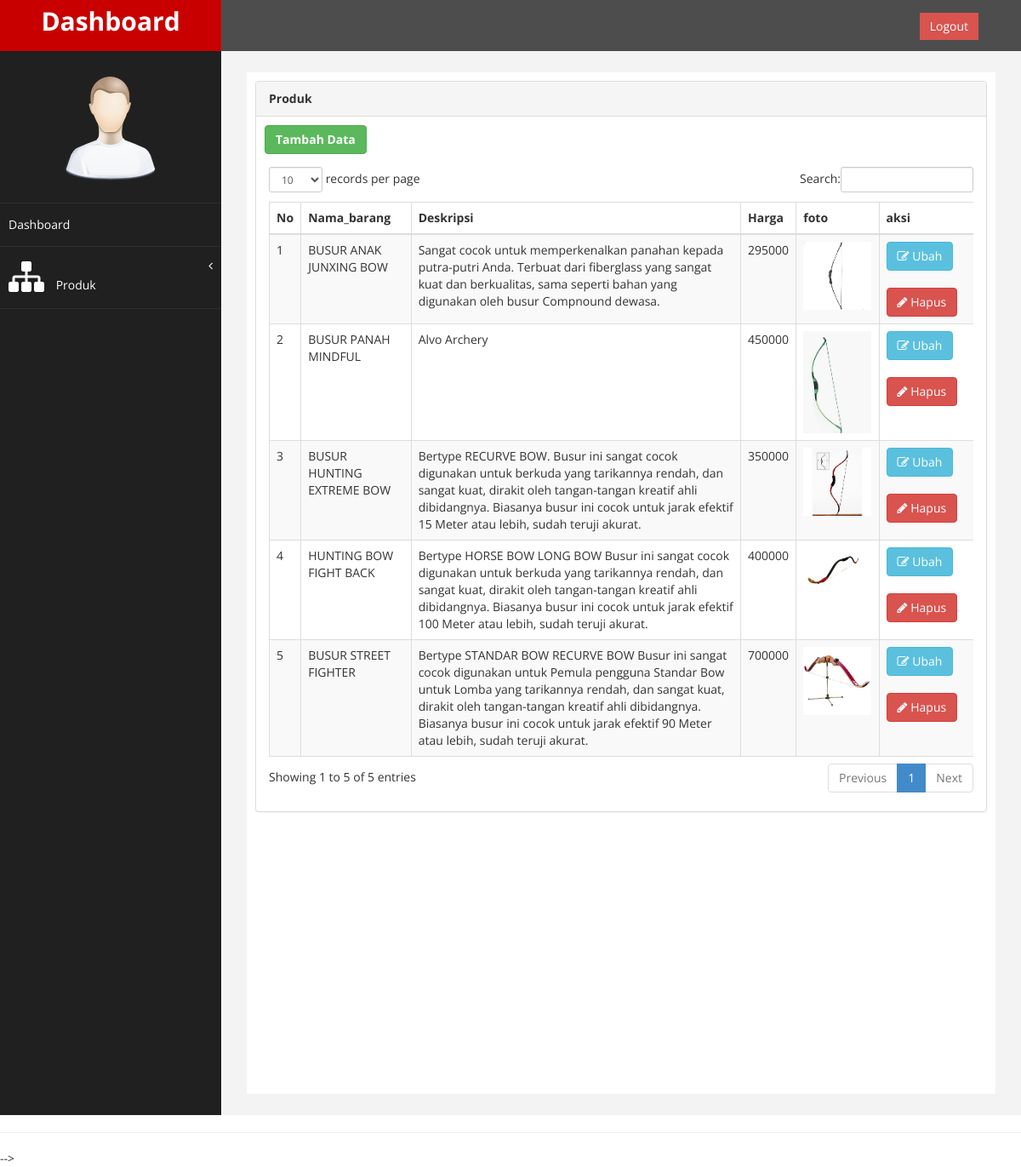
/admin.php?page=busur (signed in), run on the app's committed database.
### tables this page shows
CREATE TABLE `produk` (
  `id` int(3) NOT NULL,
  `id_kategori` int(3) NOT NULL,
  `nama_produk` varchar(50) NOT NULL,
  `deskripsi` text NOT NULL,
  `harga` int(11) NOT NULL,
  `foto` varchar(200) NOT NULL
);

### bow.php (the view)
<div class="row">
                <div class="col-md-12">
                    <div class="panel panel-default">
                        <div class="panel-heading">
                           <strong>Produk</strong>
                        </div>
                         <a href="?page=busur&aksi=tambah" class="btn btn-success" style="margin-left: 10px; margin-top: 10px;"><strong>Tambah Data</a></strong>
                        <div class="panel-body">
                            <div class="table-responsive">
                                <table class="table table-striped table-bordered table-hover" id="dataTables-example">
                                    <thead>
                                        <tr>
                                            <th>No</th>
                                            <th>Nama_barang</th>
                                            <th>Deskripsi</th>
                                            <th>Harga</th>
                                            <th>foto</th>
                                            <th>aksi</th>
                                        </tr>
                                    </thead>
                                    <tbody>
                                      <?php
                                           $no = 1;
                                           $query =$koneksi->query("SELECT * FROM produk p join kategori k on p.id_kategori = k.id_kategori where kategori = 'busur'");
                                           while ($data=$query->fetch_assoc()) {
                                          ?>
                                          <tr>
                                            <td><?php echo $no++;?></td>
                                            <td><?php echo $data['nama_produk'];?></td>
                                            <td><?php echo $data['deskripsi'];?></td>
                                            <td><?php echo $data['harga'];?></td>
                                            <td>
                                              <img src="images/<?php echo $data['foto'];?>" width="80 px">
                                            </td>
                                            <td>
                                              <a href="?page=busur&aksi=ubah&id=<?php echo $data['id'];?>" class= "btn btn-info" style="margin-bottom: 10px;"><i class="fa fa-edit "></i> Ubah</a>
                                              <a onclick="return confirm('Apakah ingin menghapus data?')"href="?page=busur&aksi=hapus&id=<?php echo $data['id'];?>" class= "btn btn-danger" style="margin-top: 10px;"><i class="fa fa-pencil"></i> Hapus</a>
                                            </td>
                                          </tr>
                                    <?php }?>
                                     </tbody>
                                 </table>
                             </div>
                         </div>
                     </div>
                 </div>
             </div>
         </div>
     </div>
 </div>

### assets/css/custom.css (style rules this page uses)
body { font-family: 'Open Sans', sans-serif; }

### data on the page
produk: nama_produk "BUSUR ANAK JUNXING BOW", deskripsi "Sangat cocok untuk memperkenalkan panahan kepada putra-putri Anda. Terbuat dari fiberglass yang sangat kuat dan berkualitas, sama seperti bahan yang digunakan oleh busur Compnound dewasa.", harga "295000", foto (picture)
produk: nama_produk "BUSUR PANAH MINDFUL", deskripsi "Alvo Archery", harga "450000", foto (picture)
produk: nama_produk "BUSUR HUNTING EXTREME BOW", deskripsi "Bertype RECURVE BOW. Busur ini sangat cocok digunakan untuk berkuda yang tarikannya rendah, dan sangat kuat, dirakit oleh tangan-tangan kreatif ahli dibidangnya. Biasanya busur ini cocok untuk jarak efektif 15 Meter atau lebih, sudah teruji akurat.", harga "350000", foto (picture)
produk: nama_produk "HUNTING BOW FIGHT BACK", deskripsi "Bertype HORSE BOW LONG BOW Busur ini sangat cocok digunakan untuk berkuda yang tarikannya rendah, dan sangat kuat, dirakit oleh tangan-tangan kreatif ahli dibidangnya. Biasanya busur ini cocok untuk jarak efektif 100 Meter atau lebih, sudah teruji akurat.", harga "400000", foto (picture)
produk: nama_produk "BUSUR STREET FIGHTER", deskripsi "Bertype STANDAR BOW RECURVE BOW Busur ini sangat cocok digunakan untuk Pemula pengguna Standar Bow untuk Lomba yang tarikannya rendah, dan sangat kuat, dirakit oleh tangan-tangan kreatif ahli dibidangnya. Biasanya busur ini cocok untuk jarak efektif 90 Meter atau lebih, sudah teruji akurat.", harga "700000", foto (picture)
